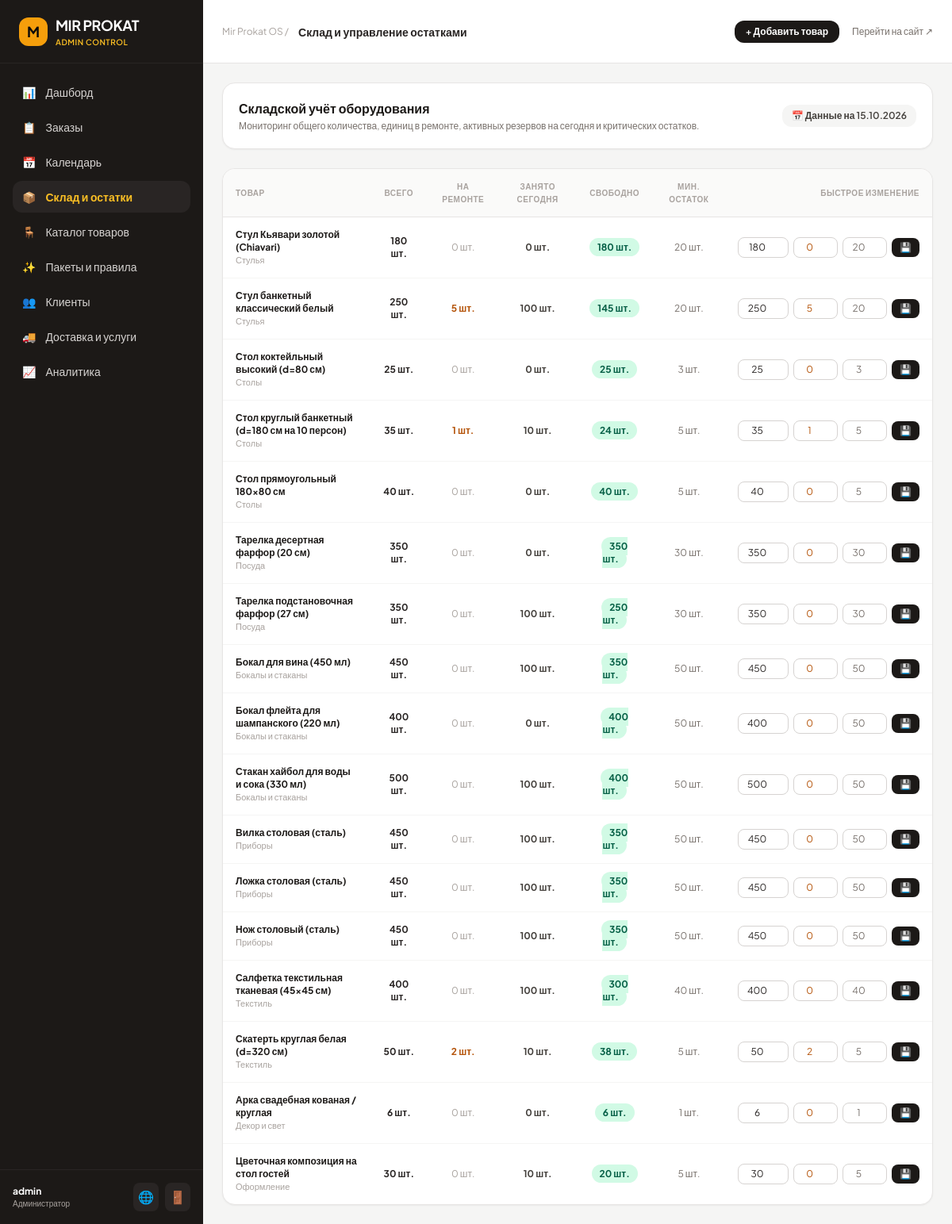
The page /admin-panel/warehouse/ (signed in) on the database its author committed.
### apps/catalog/models.py (models this page shows, shortened)
class Product(models.Model):
    category = models.ForeignKey(
        Category, on_delete=models.CASCADE,
        related_name='products', verbose_name=_('Категория')
    )
    name = models.CharField(_('Название'), max_length=200)
    slug = models.SlugField(_('URL'), unique=True)
    description = models.TextField(_('Описание'), blank=True)
    image = models.ImageField(_('Фото'), upload_to='products/', blank=True, null=True)
    total_quantity = models.PositiveIntegerField(_('Всего на складе'), default=0)
    in_repair = models.PositiveIntegerField(_('На ремонте'), default=0)
    min_stock = models.PositiveIntegerField(_('Минимальный остаток'), default=5)
    rental_price = models.DecimalField(_('Цена аренды (₸)'), max_digits=10, decimal_places=2, default=0)
    deposit = models.DecimalField(_('Залог (₸)'), max_digits=10, decimal_places=2, default=0)
    guests_per_unit = models.PositiveIntegerField(
        _('Гостей на единицу'),
        default=1,
        help_text='Например: 10 — значит 1 единица на 10 гостей (для столов). 1 — одна единица на гостя.'
    )
    is_active = models.BooleanField(_('Активен'), default=True)
    created_at = models.DateTimeField(auto_now_add=True)
    updated_at = models.DateTimeField(auto_now=True)
    class Meta:
        verbose_name = _('Товар')
        verbose_name_plural = _('Товары')
        ordering = ['category', 'name']
    @property
    def available_quantity(self):
        return max(0, self.total_quantity - self.in_repair)

class Category(models.Model):
    name = models.CharField(_('Название'), max_length=100)
    slug = models.SlugField(_('URL'), unique=True)
    icon = models.CharField(_('Иконка (emoji)'), max_length=10, default='📦')
    description = models.TextField(_('Описание'), blank=True)
    image = models.ImageField(_('Изображение'), upload_to='categories/', blank=True, null=True)
    order = models.PositiveIntegerField(_('Порядок'), default=0)
    is_active = models.BooleanField(_('Активна'), default=True)
    created_at = models.DateTimeField(auto_now_add=True)
    class Meta:
        verbose_name = _('Категория')
        verbose_name_plural = _('Категории')
        ordering = ['order', 'name']

### apps/admin_panel/views.py (the view, shortened to what this page needs)
# urls.py: path('warehouse/', views.warehouse_view, name='warehouse'),
@login_required(login_url='/admin-panel/login/')
@user_passes_test(is_staff_check, login_url='/admin-panel/login/')
def warehouse_view(request):
    today = date.today()
    products = Product.objects.filter(is_active=True).select_related('category').order_by('category', 'name')
    warehouse_items = []
    for prod in products:
        reserved_today = StockReservation.objects.filter(
            product=prod, date=today, is_active=True
        ).aggregate(total=Sum('quantity'))['total'] or 0
        free_today = max(0, prod.available_quantity - reserved_today)
        is_low = prod.available_quantity <= prod.min_stock
        warehouse_items.append({
            'product': prod,
            'total': prod.total_quantity,
            'in_repair': prod.in_repair,
            'reserved_today': reserved_today,
            'free_today': free_today,
            'min_stock': prod.min_stock,
            'is_low': is_low,
        })
    context = {
        'warehouse_items': warehouse_items,
        'today': today,
    }
    return render(request, 'admin_panel/warehouse.html', context)

### apps/admin_panel/views.py (called while the page is built)
def is_staff_check(user):
    return user.is_authenticated and (user.is_staff or user.is_superuser)

### apps/catalog/context_processors.py (called while the page is built)
def categories_processor(request):
    return {
        'all_categories': Category.objects.filter(is_active=True).order_by('order', 'name')
    }

### templates/admin_panel/warehouse.html (shortened to what this page needs)
{% extends 'admin_panel/base.html' %}
{% block page_title %}Склад и управление остатками{% endblock %}
{% block admin_content %}
<div class="space-y-6">
    <div class="bg-white p-5 rounded-2xl border border-stone-200 shadow-sm flex flex-col sm:flex-row justify-between items-start sm:items-center gap-4">
        <div>
            <h3 class="font-bold text-stone-900 text-base">Складской учёт оборудования</h3>
            <p class="text-xs text-stone-500 mt-0.5">
                Мониторинг общего количества, единиц в ремонте, активных резервов на сегодня и критических остатков.
            </p>
        </div>
        <div class="flex items-center gap-3">
            <span class="text-xs px-3 py-1.5 rounded-xl bg-stone-100 font-semibold text-stone-700">
                📅 Данные на {{ today|date:"d.m.Y" }}
            </span>
        </div>
    </div>
    <div class="bg-white rounded-2xl border border-stone-200 overflow-hidden shadow-sm">
        <div class="overflow-x-auto">
            <table class="w-full text-left text-xs">
                <thead>
                    <tr class="bg-stone-50 border-b border-stone-200 text-stone-400 uppercase tracking-wider text-[10px]">
                        <th class="py-3.5 px-4">Товар</th>
                        <th class="py-3.5 px-4 text-center">Всего</th>
                        <th class="py-3.5 px-4 text-center">На ремонте</th>
                        <th class="py-3.5 px-4 text-center">Занято сегодня</th>
                        <th class="py-3.5 px-4 text-center">Свободно</th>
                        <th class="py-3.5 px-4 text-center">Мин. остаток</th>
                        <th class="py-3.5 px-4 text-right">Быстрое изменение</th>
                    </tr>
                </thead>
                <tbody class="divide-y divide-stone-100">
                    {% for item in warehouse_items %}
                    <tr class="hover:bg-stone-50/60 transition {% if item.is_low %}bg-rose-50/40{% endif %}">
                        <td class="py-3.5 px-4">
                            <div class="font-bold text-stone-900">{{ item.product.name }}</div>
                            <div class="text-[11px] text-stone-400">{{ item.product.category.name }}</div>
                        </td>
                        <td class="py-3.5 px-4 text-center font-bold text-stone-800">
                            {{ item.total }} шт.
                        </td>
                        <td class="py-3.5 px-4 text-center">
                            <span class="{% if item.in_repair > 0 %}text-amber-700 font-bold{% else %}text-stone-400{% endif %}">
                                {{ item.in_repair }} шт.
                            </span>
                        </td>
                        <td class="py-3.5 px-4 text-center font-bold text-stone-700">
                            {{ item.reserved_today }} шт.
                        </td>
                        <td class="py-3.5 px-4 text-center">
                            <span class="px-2.5 py-1 rounded-full text-xs font-bold
                                {% if item.is_low %}bg-rose-100 text-rose-800
                                {% else %}bg-emerald-100 text-emerald-800{% endif %}">
                                {{ item.free_today }} шт.
                            </span>
                        </td>
                        <td class="py-3.5 px-4 text-center text-stone-500">
                            {{ item.min_stock }} шт.
                        </td>
                        <td class="py-3.5 px-4 text-right">
                            <form method="POST" class="inline-flex items-center gap-1.5 justify-end">
                                <input type="number" name="total_quantity" value="{{ item.total }}" title="Всего" class="w-16 py-1 px-2 rounded-lg border border-stone-300 text-center text-xs">
                                <input type="number" name="in_repair" value="{{ item.in_repair }}" title="В ремонте" class="w-14 py-1 px-2 rounded-lg border border-stone-300 text-center text-xs text-amber-700">
                                <input type="number" name="min_stock" value="{{ item.min_stock }}" title="Мин. остаток" class="w-14 py-1 px-2 rounded-lg border border-stone-300 text-center text-xs text-stone-500">
                                <button type="submit" class="px-2.5 py-1 bg-stone-900 hover:bg-stone-800 text-white rounded-lg text-xs font-semibold">
                                    💾
                                </button>
                            </form>
                        </td>
                    </tr>
                    {% empty %}
                    <tr>
                        <td colspan="7" class="py-8 text-center text-stone-400">Товары на складе не найдены</td>
                    </tr>
                    {% endfor %}
                </tbody>
            </table>
        </div>
    </div>
</div>
{% endblock %}

### templates/admin_panel/base.html (shortened to what this page needs)
<!DOCTYPE html>
<html lang="ru">
<head>
    <script src="https://cdn.tailwindcss.com"></script>
</head>
<body class="bg-stone-100 text-stone-800 antialiased min-h-screen flex flex-col md:flex-row">
    <aside class="w-full md:w-64 bg-stone-900 text-stone-300 flex-shrink-0 flex flex-col justify-between min-h-screen">
        <div>
            <div class="h-20 flex items-center px-6 border-b border-stone-800">
                <a href="{% url 'admin_panel:dashboard' %}" class="flex items-center space-x-2.5">
                    <div class="w-9 h-9 rounded-xl bg-amber-500 text-stone-950 flex items-center justify-center font-bold text-lg">
                        M
                    </div>
                    <div>
                        <span class="font-bold text-lg text-white tracking-tight">MIR PROKAT</span>
                        <span class="block text-[10px] tracking-wider uppercase font-semibold text-amber-400">Admin Control</span>
                    </div>
                </a>
            </div>
            <nav class="p-4 space-y-1 text-sm font-medium">
                <a href="{% url 'admin_panel:dashboard' %}" class="flex items-center gap-3 px-3 py-2.5 rounded-xl transition {% if request.resolver_match.url_name == 'dashboard' %}bg-stone-800 text-amber-400 font-bold{% else %}hover:bg-stone-800/60 hover:text-white{% endif %}">
                    <span>📊</span> Дашборд
                </a>
                <a href="{% url 'admin_panel:orders_list' %}" class="flex items-center gap-3 px-3 py-2.5 rounded-xl transition {% if 'order' in request.resolver_match.url_name %}bg-stone-800 text-amber-400 font-bold{% else %}hover:bg-stone-800/60 hover:text-white{% endif %}">
                    <span>📋</span> Заказы
                </a>
                <a href="{% url 'admin_panel:calendar' %}" class="flex items-center gap-3 px-3 py-2.5 rounded-xl transition {% if request.resolver_match.url_name == 'calendar' %}bg-stone-800 text-amber-400 font-bold{% else %}hover:bg-stone-800/60 hover:text-white{% endif %}">
                    <span>📅</span> Календарь
                </a>
                <a href="{% url 'admin_panel:warehouse' %}" class="flex items-center gap-3 px-3 py-2.5 rounded-xl transition {% if request.resolver_match.url_name == 'warehouse' %}bg-stone-800 text-amber-400 font-bold{% else %}hover:bg-stone-800/60 hover:text-white{% endif %}">
                    <span>📦</span> Склад и остатки
                </a>
                <a href="{% url 'admin_panel:products_list' %}" class="flex items-center gap-3 px-3 py-2.5 rounded-xl transition {% if 'product' in request.resolver_match.url_name %}bg-stone-800 text-amber-400 font-bold{% else %}hover:bg-stone-800/60 hover:text-white{% endif %}">
                    <span>🪑</span> Каталог товаров
                </a>
                <a href="{% url 'admin_panel:packages_list' %}" class="flex items-center gap-3 px-3 py-2.5 rounded-xl transition {% if 'package' in request.resolver_match.url_name %}bg-stone-800 text-amber-400 font-bold{% else %}hover:bg-stone-800/60 hover:text-white{% endif %}">
                    <span>✨</span> Пакеты и правила
                </a>
                <a href="{% url 'admin_panel:clients_list' %}" class="flex items-center gap-3 px-3 py-2.5 rounded-xl transition {% if 'client' in request.resolver_match.url_name %}bg-stone-800 text-amber-400 font-bold{% else %}hover:bg-stone-800/60 hover:text-white{% endif %}">
                    <span>👥</span> Клиенты
                </a>
                <a href="{% url 'admin_panel:services' %}" class="flex items-center gap-3 px-3 py-2.5 rounded-xl transition {% if request.resolver_match.url_name == 'services' %}bg-stone-800 text-amber-400 font-bold{% else %}hover:bg-stone-800/60 hover:text-white{% endif %}">
                    <span>🚚</span> Доставка и услуги
                </a>
                <a href="{% url 'admin_panel:analytics' %}" class="flex items-center gap-3 px-3 py-2.5 rounded-xl transition {% if request.resolver_match.url_name == 'analytics' %}bg-stone-800 text-amber-400 font-bold{% else %}hover:bg-stone-800/60 hover:text-white{% endif %}">
                    <span>📈</span> Аналитика
                </a>
            </nav>
        </div>
        <div class="p-4 border-t border-stone-800">
            <div class="flex items-center justify-between">
                <div>
                    <div class="text-xs font-bold text-white">{{ request.user.username }}</div>
                    <div class="text-[10px] text-stone-400">Администратор</div>
                </div>
                <div class="flex gap-2">
                    <a href="{% url 'catalog:home' %}" target="_blank" class="p-1.5 rounded-lg bg-stone-800 text-stone-300 hover:text-white" title="Открыть сайт">
                        🌐
                    </a>
                    <a href="{% url 'admin_panel:logout' %}" class="p-1.5 rounded-lg bg-stone-800 text-rose-400 hover:text-rose-300" title="Выйти">
                        🚪
                    </a>
                </div>
            </div>
        </div>
    </aside>
    <main class="flex-grow flex flex-col min-h-screen overflow-x-hidden">
        <header class="h-20 bg-white border-b border-stone-200 px-6 flex items-center justify-between">
            <div class="flex items-center gap-3">
                <span class="text-xs text-stone-400">Mir Prokat OS /</span>
                <h2 class="font-bold text-stone-800 text-sm">{% block page_title %}Управление прокатом{% endblock %}</h2>
            </div>
            <div class="flex items-center gap-4">
                <a href="{% url 'admin_panel:product_create' %}" class="px-3.5 py-1.5 rounded-xl bg-stone-900 text-white text-xs font-semibold hover:bg-stone-800 transition">
                    + Добавить товар
                </a>
                <a href="{% url 'catalog:home' %}" target="_blank" class="text-xs text-stone-500 hover:text-stone-800">
                    Перейти на сайт ↗
                </a>
            </div>
        </header>
        <div class="p-6 flex-grow">
            {% block admin_content %}{% endblock %}
        </div>
    </main>
</body>
</html>

### templates/admin_panel/base.html (style rules this page uses)
body { font-family: 'Plus Jakarta Sans', sans-serif; }

### rows shown on the page
Product: product.name "Стул Кьявари золотой (Chiavari)", product.category.name "Стулья", total "180", in_repair "0", reserved_today "0", free_today "180", min_stock "20", total_quantity "180"
Product: product.name "Стул банкетный классический белый", product.category.name "Стулья", total "250", in_repair "5", reserved_today "100", free_today "145", min_stock "20", total_quantity "250"
Product: product.name "Стол коктейльный высокий (d=80 см)", product.category.name "Столы", total "25", in_repair "0", reserved_today "0", free_today "25", min_stock "3", total_quantity "25"
Product: product.name "Стол круглый банкетный (d=180 см на 10 персон)", product.category.name "Столы", total "35", in_repair "1", reserved_today "10", free_today "24", min_stock "5", total_quantity "35"
Product: product.name "Стол прямоугольный 180×80 см", product.category.name "Столы", total "40", in_repair "0", reserved_today "0", free_today "40", min_stock "5", total_quantity "40"
Product: product.name "Тарелка десертная фарфор (20 см)", product.category.name "Посуда", total "350", in_repair "0", reserved_today "0", free_today "350", min_stock "30", total_quantity "350"
Product: product.name "Тарелка подстановочная фарфор (27 см)", product.category.name "Посуда", total "350", in_repair "0", reserved_today "100", free_today "250", min_stock "30", total_quantity "350"
Product: product.name "Бокал для вина (450 мл)", product.category.name "Бокалы и стаканы", total "450", in_repair "0", reserved_today "100", free_today "350", min_stock "50", total_quantity "450"
Product: product.name "Бокал флейта для шампанского (220 мл)", product.category.name "Бокалы и стаканы", total "400", in_repair "0", reserved_today "0", free_today "400", min_stock "50", total_quantity "400"
Product: product.name "Стакан хайбол для воды и сока (330 мл)", product.category.name "Бокалы и стаканы", total "500", in_repair "0", reserved_today "100", free_today "400", min_stock "50", total_quantity "500"
Product: product.name "Вилка столовая (сталь)", product.category.name "Приборы", total "450", in_repair "0", reserved_today "100", free_today "350", min_stock "50", total_quantity "450"
Product: product.name "Ложка столовая (сталь)", product.category.name "Приборы", total "450", in_repair "0", reserved_today "100", free_today "350", min_stock "50", total_quantity "450"
Product: product.name "Нож столовый (сталь)", product.category.name "Приборы", total "450", in_repair "0", reserved_today "100", free_today "350", min_stock "50", total_quantity "450"
Product: product.name "Салфетка текстильная тканевая (45×45 см)", product.category.name "Текстиль", total "400", in_repair "0", reserved_today "100", free_today "300", min_stock "40", total_quantity "400"
Product: product.name "Скатерть круглая белая (d=320 см)", product.category.name "Текстиль", total "50", in_repair "2", reserved_today "10", free_today "38", min_stock "5", total_quantity "50"
Product: product.name "Арка свадебная кованая / круглая", product.category.name "Декор и свет", total "6", in_repair "0", reserved_today "0", free_today "6", min_stock "1", total_quantity "6"
Product: product.name "Цветочная композиция на стол гостей", product.category.name "Оформление", total "30", in_repair "0", reserved_today "10", free_today "20", min_stock "5", total_quantity "30"

### other values the page prints
{{ request.user.username }} "admin"
